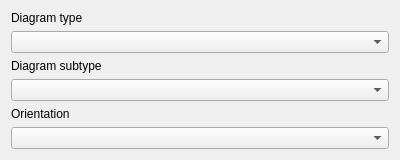
<?xml version="1.0" encoding="UTF-8"?>
<ui version="4.0">
 <class>DiagramTypeDialog</class>
 <widget class="QDialog" name="DiagramTypeDialog">
  <property name="geometry">
   <rect>
    <x>0</x>
    <y>0</y>
    <width>400</width>
    <height>143</height>
   </rect>
  </property>
  <property name="windowTitle">
   <string>Dialog</string>
  </property>
  <layout class="QVBoxLayout" name="verticalLayout">
   <item>
    <widget class="QLabel" name="label">
     <property name="text">
      <string>Diagram type</string>
     </property>
    </widget>
   </item>
   <item>
    <widget class="QComboBox" name="typeSelector"/>
   </item>
   <item>
    <widget class="QLabel" name="label_2">
     <property name="text">
      <string>Diagram subtype</string>
     </property>
    </widget>
   </item>
   <item>
    <widget class="QComboBox" name="subtypeSelector"/>
   </item>
   <item>
    <widget class="QLabel" name="label_3">
     <property name="text">
      <string>Orientation</string>
     </property>
    </widget>
   </item>
   <item>
    <widget class="QComboBox" name="orientationSelector"/>
   </item>
   <item>
    <spacer name="verticalSpacer">
     <property name="orientation">
      <enum>Qt::Vertical</enum>
     </property>
     <property name="sizeHint" stdset="0">
      <size>
       <width>20</width>
       <height>40</height>
      </size>
     </property>
    </spacer>
   </item>
  </layout>
 </widget>
 <resources/>
 <connections/>
</ui>
